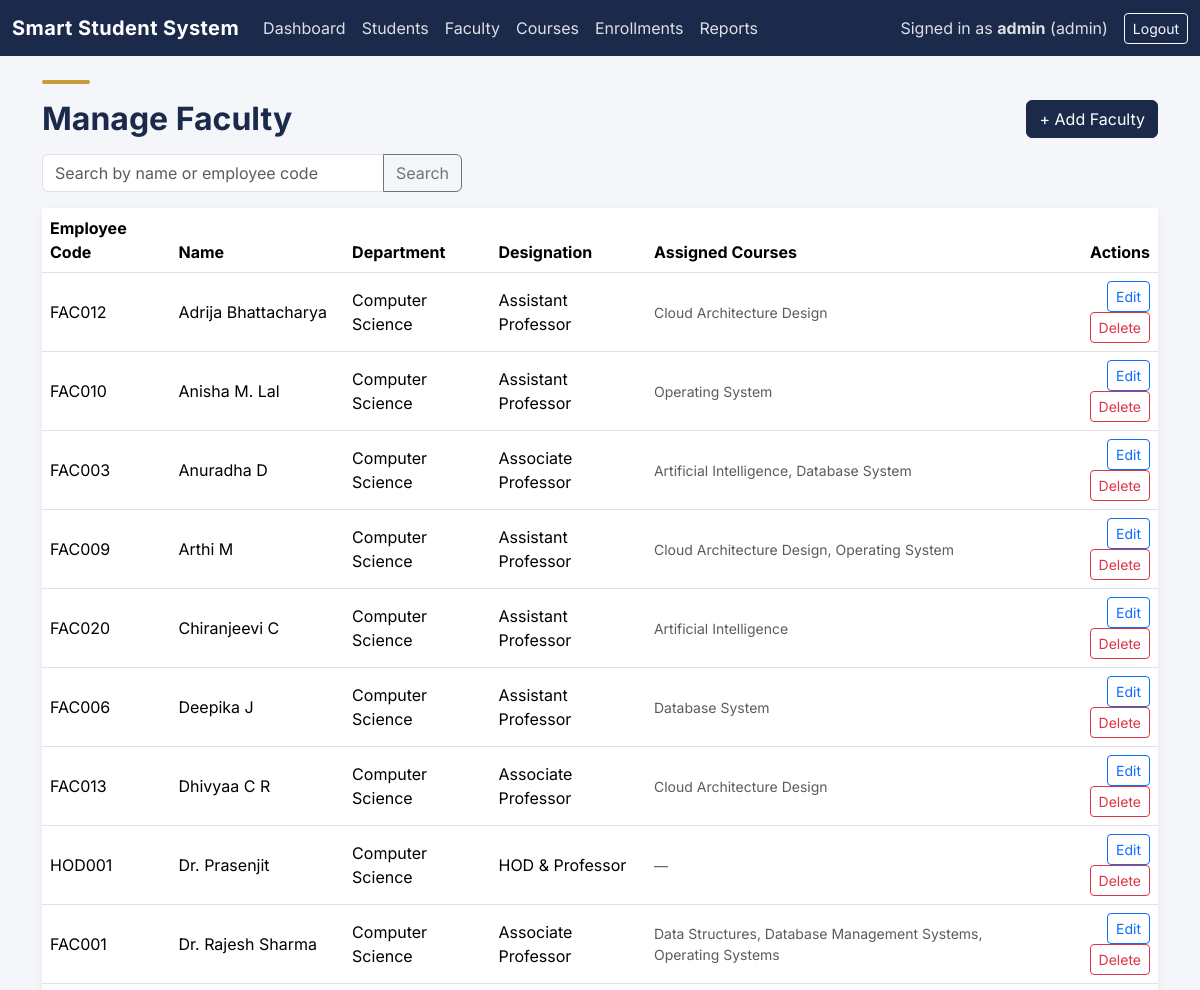
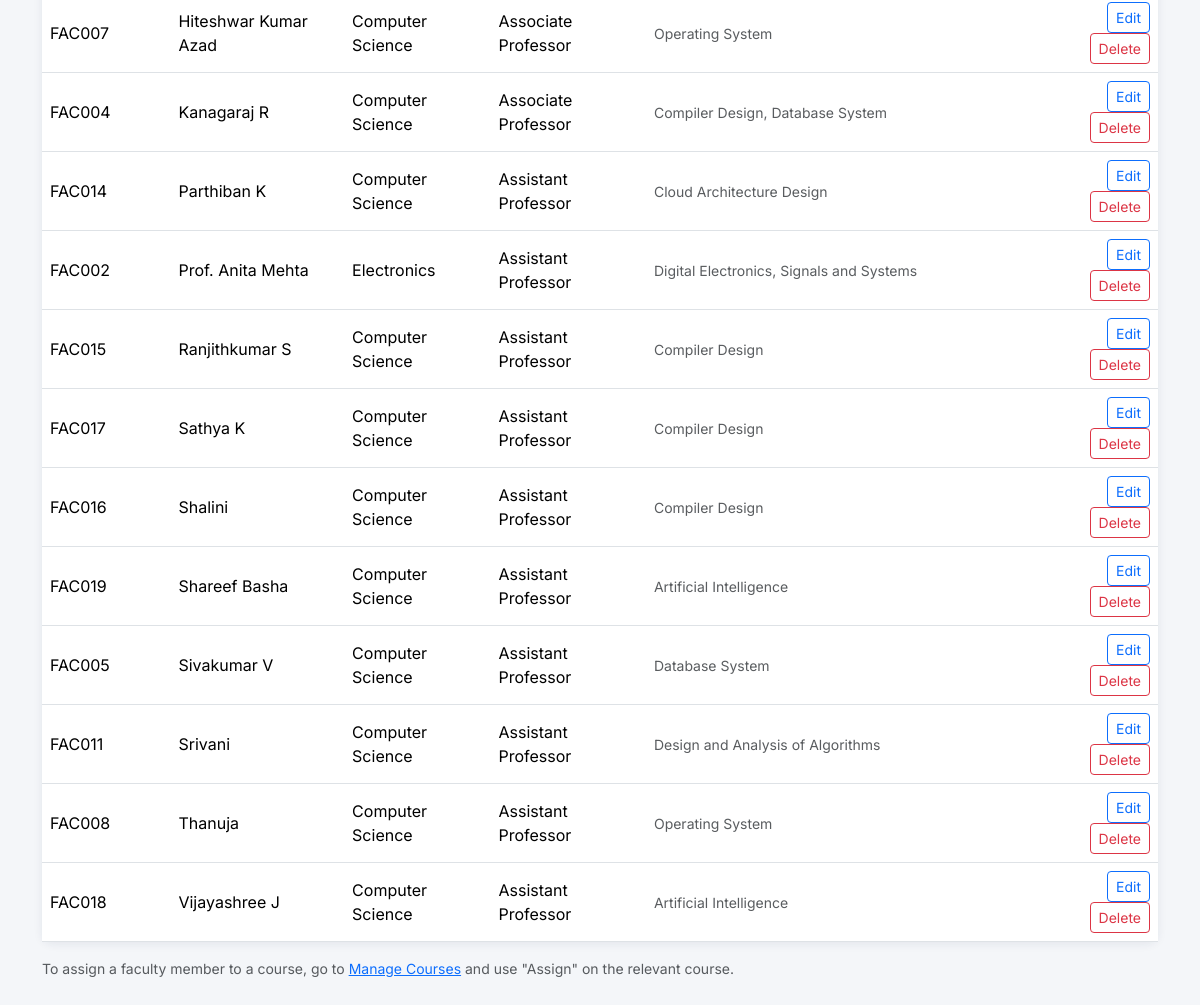
Screenshot of /admin/faculty/list.php (signed in) with the database file from the repository (2 pictures, top to bottom).
### tables this page shows
CREATE TABLE `faculty` (
  `faculty_id` int(11) NOT NULL,
  `user_id` int(11) DEFAULT NULL,
  `employee_code` varchar(20) NOT NULL,
  `full_name` varchar(100) NOT NULL,
  `department_id` int(11) DEFAULT NULL,
  `designation` varchar(50) DEFAULT NULL,
  `phone` varchar(15) DEFAULT NULL,
  `is_hod` tinyint(1) DEFAULT 0
);

CREATE TABLE `departments` (
  `department_id` int(11) NOT NULL,
  `department_name` varchar(100) NOT NULL,
  `department_code` varchar(10) NOT NULL
);

### admin/faculty/list.php (the view, shortened to what this page needs)
<?php
require_once __DIR__ . '/../../config/db.php';
$search = trim($_GET['q'] ?? '');
$sql = "SELECT f.*, d.department_name,
               GROUP_CONCAT(DISTINCT c.course_name SEPARATOR ', ') AS assigned_courses
        FROM faculty f
        LEFT JOIN departments d ON f.department_id = d.department_id
        LEFT JOIN course_assignments ca ON ca.faculty_id = f.faculty_id
        LEFT JOIN courses c ON c.course_id = ca.course_id";
$sql .= " GROUP BY f.faculty_id ORDER BY f.full_name";
$stmt = $pdo->prepare($sql);
if ($search !== '') {
    $like = "%$search%";
    $stmt->execute([$like, $like]);
} else {
    $stmt->execute();
}
$facultyList = $stmt->fetchAll();
include __DIR__ . '/../../includes/header.php';
?>
<div class="accent-bar"></div>
<div class="d-flex justify-content-between align-items-center mb-3 flex-wrap gap-2">
  <h2 class="mb-0">Manage Faculty</h2>
  <a href="add.php" class="btn btn-primary">+ Add Faculty</a>
</div>
<form method="GET" class="mb-3">
  <div class="input-group" style="max-width: 420px;">
    <input type="text" name="q" class="form-control" placeholder="Search by name or employee code" value="<?= htmlspecialchars($search) ?>">
    <button class="btn btn-outline-secondary" type="submit">Search</button>
  </div>
</form>
<div class="card">
  <div class="table-responsive">
    <table class="table table-hover mb-0 align-middle">
      <thead>
        <tr>
          <th>Employee Code</th>
          <th>Name</th>
          <th>Department</th>
          <th>Designation</th>
          <th>Assigned Courses</th>
          <th class="text-end">Actions</th>
        </tr>
      </thead>
      <tbody>
        <?php foreach ($facultyList as $f): ?>
        <tr>
          <td><?= htmlspecialchars($f['employee_code']) ?></td>
          <td><?= htmlspecialchars($f['full_name']) ?></td>
          <td><?= htmlspecialchars($f['department_name'] ?? '—') ?></td>
          <td><?= htmlspecialchars($f['designation'] ?? '—') ?></td>
          <td class="text-muted small"><?= htmlspecialchars($f['assigned_courses'] ?? '—') ?></td>
          <td class="text-end">
            <a href="edit.php?id=<?= (int)$f['faculty_id'] ?>" class="btn btn-sm btn-outline-primary">Edit</a>
            <form method="POST" action="delete.php" class="d-inline"
                  onsubmit="return confirm('Remove this faculty member? This also removes their login and course assignments.');">
              <button type="submit" class="btn btn-sm btn-outline-danger">Delete</button>
            </form>
          </td>
        </tr>
        <?php endforeach; ?>
      </tbody>
    </table>
  </div>
</div>
<p class="text-muted small mt-3">To assign a faculty member to a course, go to <a href="../courses/list.php">Manage Courses</a> and use "Assign" on the relevant course.</p>
<?php include __DIR__ . '/../../includes/footer.php'; ?>

### assets/css/style.css (style rules this page uses)
:root { --navy: #1B2A4A; --navy-light: #2A3F66; --gold: #C89B3C; --bg: #F4F6F9; --surface: #FFFFFF; --text: #1F2430; --text-muted: #5B6472; --success: #2E7D5B; --danger: #B3434E; }
body { background-color: var(--bg); color: var(--text); font-family: 'Inter', -apple-system, sans-serif; }
h1, h2, h3, h4, h5, h6 { font-weight: 700; color: var(--navy); }
.card { border: none; border-radius: 10px; box-shadow: 0 2px 10px rgba(27, 42, 74, 0.08); }
.btn-primary { background-color: var(--navy); border-color: var(--navy); }
.accent-bar { height: 4px; width: 48px; background-color: var(--gold); border-radius: 2px; margin-bottom: 1rem; }

### rows the page displays
faculty: employee_code "FAC012", full_name "Adrija Bhattacharya", department.department_name "Computer Science", designation "Assistant Professor", assigned_courses "Cloud Architecture Design"
faculty: employee_code "FAC010", full_name "Anisha M. Lal", department.department_name "Computer Science", designation "Assistant Professor", assigned_courses "Operating System"
faculty: employee_code "FAC003", full_name "Anuradha D", department.department_name "Computer Science", designation "Associate Professor", assigned_courses "Artificial Intelligence, Database System"
faculty: employee_code "FAC009", full_name "Arthi M", department.department_name "Computer Science", designation "Assistant Professor", assigned_courses "Cloud Architecture Design, Operating System"
faculty: employee_code "FAC020", full_name "Chiranjeevi C", department.department_name "Computer Science", designation "Assistant Professor", assigned_courses "Artificial Intelligence"
faculty: employee_code "FAC006", full_name "Deepika J", department.department_name "Computer Science", designation "Assistant Professor", assigned_courses "Database System"
faculty: employee_code "FAC013", full_name "Dhivyaa C R", department.department_name "Computer Science", designation "Associate Professor", assigned_courses "Cloud Architecture Design"
faculty: employee_code "HOD001", full_name "Dr. Prasenjit", department.department_name "Computer Science", designation "HOD & Professor", assigned_courses "—"
faculty: employee_code "FAC001", full_name "Dr. Rajesh Sharma", department.department_name "Computer Science", designation "Associate Professor", assigned_courses "Data Structures, Database Management Systems, Operating Systems"
faculty: employee_code "FAC007", full_name "Hiteshwar Kumar Azad", department.department_name "Computer Science", designation "Associate Professor", assigned_courses "Operating System"
faculty: employee_code "FAC004", full_name "Kanagaraj R", department.department_name "Computer Science", designation "Associate Professor", assigned_courses "Compiler Design, Database System"
faculty: employee_code "FAC014", full_name "Parthiban K", department.department_name "Computer Science", designation "Assistant Professor", assigned_courses "Cloud Architecture Design"
faculty: employee_code "FAC002", full_name "Prof. Anita Mehta", department.department_name "Electronics", designation "Assistant Professor", assigned_courses "Digital Electronics, Signals and Systems"
faculty: employee_code "FAC015", full_name "Ranjithkumar S", department.department_name "Computer Science", designation "Assistant Professor", assigned_courses "Compiler Design"
faculty: employee_code "FAC017", full_name "Sathya K", department.department_name "Computer Science", designation "Assistant Professor", assigned_courses "Compiler Design"
faculty: employee_code "FAC016", full_name "Shalini", department.department_name "Computer Science", designation "Assistant Professor", assigned_courses "Compiler Design"
faculty: employee_code "FAC019", full_name "Shareef Basha", department.department_name "Computer Science", designation "Assistant Professor", assigned_courses "Artificial Intelligence"
faculty: employee_code "FAC005", full_name "Sivakumar V", department.department_name "Computer Science", designation "Assistant Professor", assigned_courses "Database System"
faculty: employee_code "FAC011", full_name "Srivani", department.department_name "Computer Science", designation "Assistant Professor", assigned_courses "Design and Analysis of Algorithms"
faculty: employee_code "FAC008", full_name "Thanuja", department.department_name "Computer Science", designation "Assistant Professor", assigned_courses "Operating System"
faculty: employee_code "FAC018", full_name "Vijayashree J", department.department_name "Computer Science", designation "Assistant Professor", assigned_courses "Artificial Intelligence"

### other values shown
$_SESSION['username'] "admin"
$_SESSION['role'] "admin"
